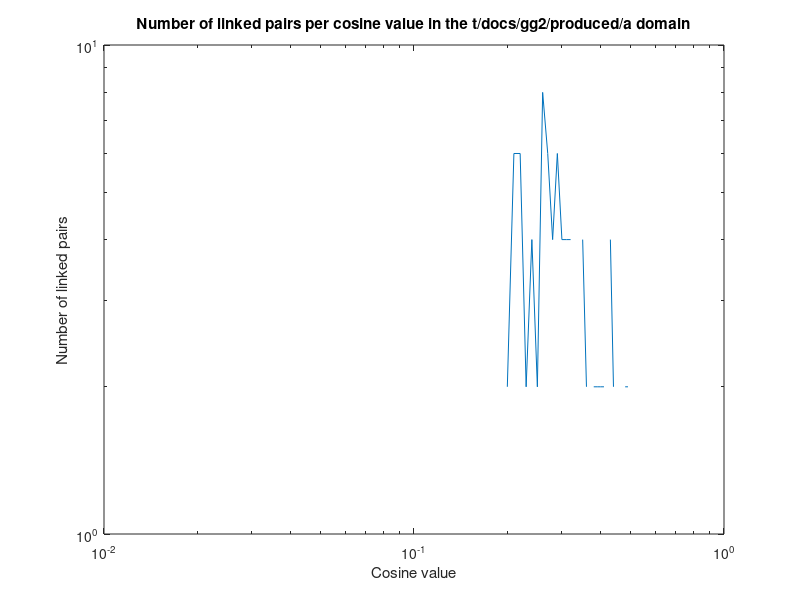

MATLAB code for this plot:
x = [0 0
0.01 0
0.02 0
0.03 0
0.04 0
0.05 0
0.06 0
0.07 0
0.08 0
0.09 0
0.1 0
0.11 0
0.12 0
0.13 0
0.14 0
0.15 0
0.16 0
0.17 0
0.18 0
0.19 0
0.2 2
0.21 6
0.22 6
0.23 2
0.24 4
0.25 2
0.26 8
0.27 6
0.28 4
0.29 6
0.3 4
0.31 4
0.32 4
0.33 0
0.34 0
0.35 4
0.36 2
0.37 0
0.38 2
0.39 2
0.4 2
0.41 2
0.42 0
0.43 4
0.44 2
0.45 0
0.46 0
0.47 0
0.48 2
0.49 2
0.5 0
0.51 0
0.52 0
0.53 0
0.54 2
0.55 0
0.56 0
0.57 0
0.58 0
0.59 0
0.6 0
0.61 0
0.62 0
0.63 0
0.64 0
0.65 0
0.66 0
0.67 0
0.68 0
0.69 0
0.7 0
0.71 0
0.72 0
0.73 0
0.74 0
0.75 0
0.76 0
0.77 0
0.78 0
0.79 0
0.8 0
0.81 0
0.82 0
0.83 0
0.84 0
0.85 0
0.86 0
0.87 0
0.88 0
0.89 0
0.9 0
0.91 0
0.92 0
0.93 0
0.94 0
0.95 0
0.96 0
0.97 0
0.98 0
0.99 0
1 0
];
loglog(x(:,1), x(:,2));
title(['Number of linked pairs per cosine value in the t/docs/gg2/produced/a domain']);
xlabel('Cosine value');
ylabel('Number of linked pairs');
v = axis;
v(1) = 0; v(2) = 1;
axis(v)
print ('-deps', 't/docs/gg2/produced/a-linked-histogram')
